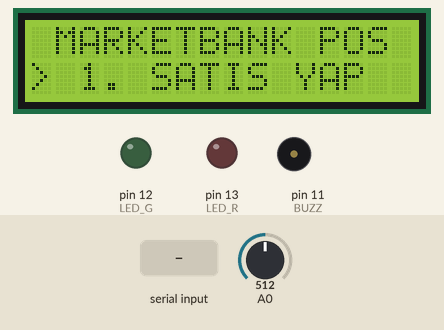
Bench run of a sketch on a simulated Arduino Uno, built with avr-gcc and run on an emulated ATmega328P. On the bench: 16×2 character LCD, output pins drawn as LEDs (lit = HIGH), buzzer (waves = sounding, pin HIGH). The test bench sets the inputs (shaded band); at power-on: A0 = 512.

Above: at 1.2 s.
1.3 s: "90:45\n" received over Serial
At 1.8 s:
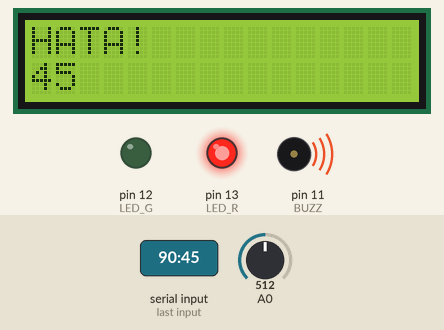
4.3 s: "S:45\n" received over Serial
At 5.4 s:
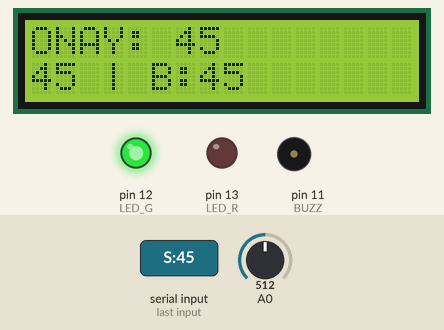
5.8 s: A0 set to 456
8.8 s: A0 set to 441
At 9.7 s:
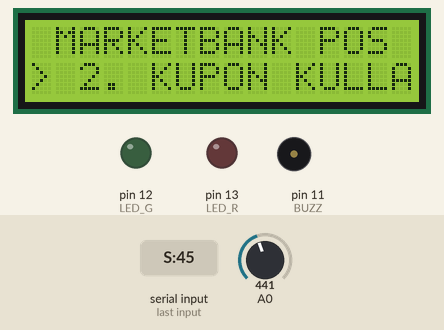
10.3 s: A0 set to 637
11.8 s: A0 set to 659
At 12.4 s:
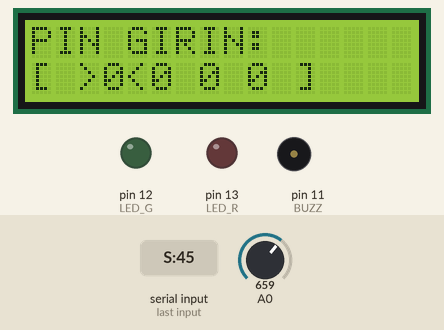
Timing chart, 0 to 14.3 s (numbered marks = the images above; inputs shaded):
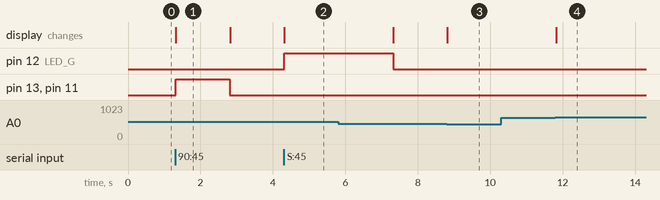

Measured:
- the behaviour switches between 450 and 449 on A0 (found by bisection; images 2 and 3)
- the behaviour switches between 649 and 650 on A0 (found by bisection; images 3 and 4)
- after the input at 1.3 s, pin 13 (LED_R), pin 11 (BUZZ): LOW → HIGH at once, → LOW 1.5 s later; the display: changes at once (image 1)
- after the input at 4.3 s, pin 12 (LED_G): LOW → HIGH at once; the display: changes at once (image 2)
- after the input at 8.8 s, the display: changes at once (image 3)
- after the input at 10.3 s, every drawn part: stays the same
- after the input at 11.8 s, the display: changes at once (image 4)
- what the display in image 1 shows lasts 1.5 s, from 1.3 s to 2.8 s

The sketch:

market_bank_arduino.ino
```cpp
/*
  MarketBank POS Simulator (LCD Keypad Shield - PARAZİT KORUMALI)
  - Filtre: Analog buton okuma için çift kontrol (Debounce)
  - Modlar: SATIŞ ve KUPON KULLAN
*/

#include <LiquidCrystal.h>

LiquidCrystal lcd(8, 9, 4, 5, 6, 7);

#define btnRIGHT  0
#define btnUP     1
#define btnDOWN   2
#define btnLEFT   3
#define btnSELECT 4
#define btnNONE   5

const int LED_G = 12;
const int LED_R = 13;
const int BUZZ  = 11;

enum Mode { MODE_MENU, MODE_SALE, MODE_VOUCHER_PIN, MODE_VOUCHER_CARD };
Mode currentMode = MODE_MENU;
int menuOption = 0;

int digits[4] = {0, 0, 0, 0};
int cursorIdx = 0;
String savedPin = "";
bool waitingResponse = false;

// Parazit önleyici buton okuma
int read_LCD_buttons() {
  int r1 = analogRead(0);
  delay(15); // Kısa kararlılık beklemesi
  int r2 = analogRead(0);
  if (abs(r1 - r2) > 30) return btnNONE; // Okumalar tutarsızsa parazittir

  int adc_key_in = r2;
  if (adc_key_in < 50)   return btnRIGHT;
  if (adc_key_in < 250)  return btnUP;
  if (adc_key_in < 450)  return btnDOWN;
  if (adc_key_in < 650)  return btnLEFT;
  if (adc_key_in < 850)  return btnSELECT;
  return btnNONE;
}

void setup() {
  Serial.begin(9600);
  pinMode(LED_G, OUTPUT);
  pinMode(LED_R, OUTPUT);
  pinMode(BUZZ, OUTPUT);
  lcd.begin(16, 2);
  updateDisplay();
}

void loop() {
  if (Serial.available() > 0) {
    String res = Serial.readStringUntil('\n');
    res.trim();
    parseResult(res);
  }

  if (waitingResponse) return;

  int button = read_LCD_buttons();
  static int lastButton = btnNONE;

  if (button != lastButton) {
    if (button != btnNONE) {
      if (currentMode == MODE_MENU) {
        if (button == btnUP || button == btnDOWN) { menuOption = !menuOption; updateDisplay(); }
        else if (button == btnSELECT) {
          if (menuOption == 0) { currentMode = MODE_SALE; resetDigits(3); }
          else { currentMode = MODE_VOUCHER_PIN; resetDigits(4); }
          updateDisplay();
        }
      }
      else {
        int maxDigits = (currentMode == MODE_VOUCHER_PIN) ? 4 : 3;
        if (button == btnUP) { digits[cursorIdx]++; if(digits[cursorIdx]>9) digits[cursorIdx]=0; updateDisplay(); }
        else if (button == btnDOWN) { digits[cursorIdx]--; if(digits[cursorIdx]<0) digits[cursorIdx]=9; updateDisplay(); }
        else if (button == btnLEFT) { cursorIdx--; if(cursorIdx<0) cursorIdx = maxDigits-1; updateDisplay(); }
        else if (button == btnRIGHT) { cursorIdx++; if(cursorIdx>=maxDigits) cursorIdx = 0; updateDisplay(); }
        else if (button == btnSELECT) { handleSelect(); }
      }
    }
    lastButton = button;
    delay(250); // Buton hızı koruması
  }
}

void resetDigits(int n) {
  for(int i=0; i<4; i++) digits[i] = 0;
  cursorIdx = 0;
}

void handleSelect() {
  String entry = "";
  if (currentMode == MODE_SALE) {
    for(int i=0; i<3; i++) entry += digits[i];
    Serial.println(entry.toInt());
    waitingResponse = true;
    lcd.clear(); lcd.print("BANKA ONAYLIYOR..");
  }
  else if (currentMode == MODE_VOUCHER_PIN) {
    savedPin = ""; for(int i=0; i<4; i++) savedPin += digits[i];
    currentMode = MODE_VOUCHER_CARD; resetDigits(3); updateDisplay();
  }
  else if (currentMode == MODE_VOUCHER_CARD) {
    String cardID = ""; for(int i=0; i<3; i++) cardID += digits[i];
    Serial.println("REDEEM_VOUCHER:" + savedPin + ":" + String(cardID.toInt()));
    waitingResponse = true;
    lcd.clear(); lcd.print("KUPON KONTROL...");
  }
}

void updateDisplay() {
  if (waitingResponse) return;
  lcd.clear();
  if (currentMode == MODE_MENU) {
    lcd.print(" MARKETBANK POS");
    lcd.setCursor(0, 1); lcd.print(menuOption == 0 ? "> 1. SATIS YAP" : "> 2. KUPON KULLAN");
  }
  else {
    lcd.print(currentMode == MODE_SALE ? "SATIS - KART NO:" : (currentMode == MODE_VOUCHER_PIN ? "PIN GIRIN:" : "HANGI KART?"));
    int n = (currentMode == MODE_VOUCHER_PIN) ? 4 : 3;
    lcd.setCursor(0, 1); lcd.print("[ ");
    for(int i=0; i<n; i++) {
      if (i == cursorIdx) { lcd.print(">"); lcd.print(digits[i]); lcd.print("<"); }
      else { lcd.print(digits[i]); lcd.print(" "); }
    }
    lcd.print("]");
  }
}

void parseResult(String data) {
  int firstColon = data.indexOf(':'); if (firstColon == -1) return;
  char type = data.charAt(0); String content = data.substring(firstColon + 1);
  if (type == 'S') {
    int s2 = content.indexOf(':'); String name = content.substring(0, s2);
    String rest = content.substring(s2 + 1); int s3 = rest.indexOf(':');
    String bal = rest.substring(0, s3); String auth = rest.substring(s3 + 1);
    lcd.clear(); lcd.print("ONAY: " + auth);
    lcd.setCursor(0, 1); lcd.print(name + " | B:" + bal);
    digitalWrite(LED_G, HIGH); delay(3000); digitalWrite(LED_G, LOW);
  }
  else {
    lcd.clear(); lcd.print("HATA!"); lcd.setCursor(0, 1); lcd.print(content.substring(0, 16));
    digitalWrite(LED_R, HIGH); digitalWrite(BUZZ, HIGH); delay(1500);
    digitalWrite(LED_R, LOW); digitalWrite(BUZZ, LOW);
  }
  waitingResponse = false; currentMode = MODE_MENU; updateDisplay();
}
```
